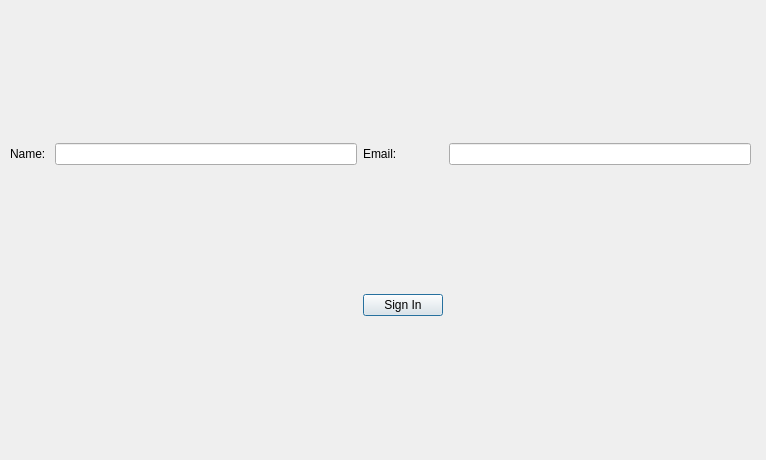
<?xml version="1.0" encoding="UTF-8"?>
<ui version="4.0">
 <class>sellerregistration</class>
 <widget class="QDialog" name="sellerregistration">
  <property name="geometry">
   <rect>
    <x>0</x>
    <y>0</y>
    <width>766</width>
    <height>460</height>
   </rect>
  </property>
  <property name="windowTitle">
   <string>Dialog</string>
  </property>
  <widget class="QWidget" name="gridLayoutWidget">
   <property name="geometry">
    <rect>
     <x>10</x>
     <y>20</y>
     <width>741</width>
     <height>421</height>
    </rect>
   </property>
   <layout class="QGridLayout" name="gridLayout">
    <item row="0" column="2">
     <widget class="QLabel" name="SellerEmailLabel">
      <property name="text">
       <string>Email: </string>
      </property>
     </widget>
    </item>
    <item row="0" column="0">
     <widget class="QLabel" name="SellerNameLabel">
      <property name="text">
       <string>Name: </string>
      </property>
     </widget>
    </item>
    <item row="0" column="3">
     <widget class="QLineEdit" name="SellerEmailLineEdit"/>
    </item>
    <item row="0" column="1">
     <widget class="QLineEdit" name="SellerNameLineEdit"/>
    </item>
    <item row="1" column="2">
     <widget class="QPushButton" name="pushButton">
      <property name="text">
       <string>Sign In</string>
      </property>
     </widget>
    </item>
   </layout>
  </widget>
 </widget>
 <resources/>
 <connections/>
</ui>
